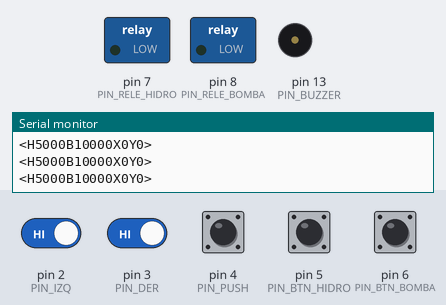
Simulated run of this sketch. Board: Arduino Nano, built with avr-gcc and run on an emulated ATmega328P. On the bench: switched loads named in the sketch (green lamp = pin HIGH), buzzer (waves = sounding), the last lines printed to the serial monitor. The test bench sets the inputs (shaded band); at power-on: pin 2 (PIN_IZQ), pin 3 (PIN_DER), pin 4 (PIN_PUSH), pin 5 (PIN_BTN_HIDRO), pin 6 (PIN_BTN_BOMBA) HIGH.

Above: at 1.3 s.
1.4 s: pin 5 (PIN_BTN_HIDRO) pulled LOW for 0.15 s
At 2.3 s:
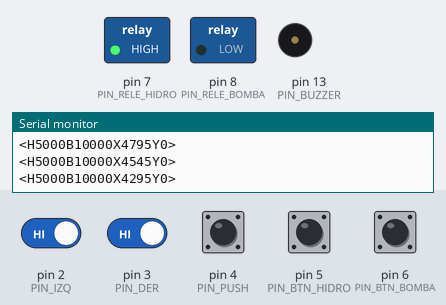
3.0 s: pin 6 (PIN_BTN_BOMBA) pulled LOW for 0.15 s
At 3.5 s:
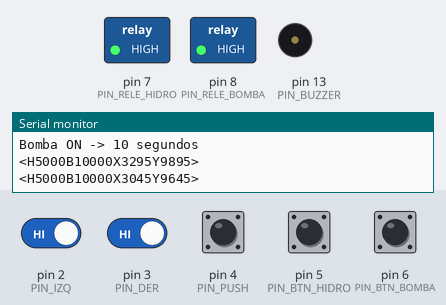
6.1 s: pin 2 (PIN_IZQ) driven LOW
At 7.2 s:
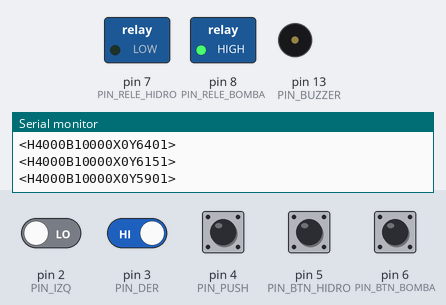
8.0 s: pin 3 (PIN_DER) driven LOW
At 8.9 s:
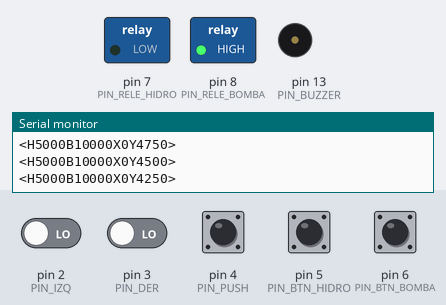
11.0 s: pin 4 (PIN_PUSH) pulled LOW for 0.15 s
At 11.08 s:
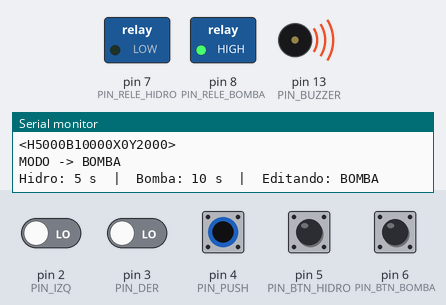
12.6 s: pin 4 (PIN_PUSH) pulled LOW for 1 s
Timing chart, 0 to 15.6 s (numbered marks = the images above; inputs shaded):
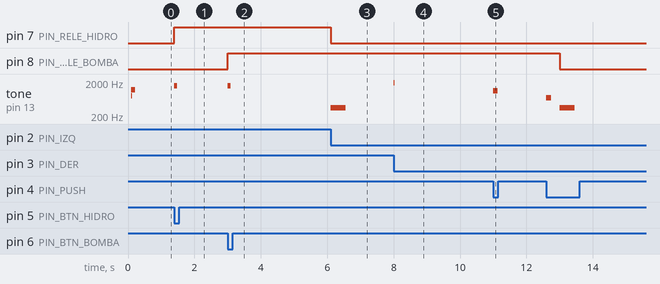

Measured:
- after the input at 1.4 s, pin 7 (PIN_RELE_HIDRO): LOW → HIGH at once; tone on pin 13 (PIN_BUZZER): silent → 1550 Hz at once, → silent 0.09 s later
- after the input at 3.0 s, pin 8 (PIN_RELE_BOMBA): LOW → HIGH at once; tone on pin 13 (PIN_BUZZER): silent → 1550 Hz at once, → silent 0.09 s later
- after the input at 6.1 s, pin 7 (PIN_RELE_HIDRO): HIGH → LOW after 0.00 s instead of 0.30 s
- after the input at 8.0 s, tone on pin 13 (PIN_BUZZER): silent → 1900 Hz at once, → silent 0.04 s later
- after the input at 11.0 s, tone on pin 13 (PIN_BUZZER): silent → 1100 Hz at once, → silent 0.14 s later

The sketch:

nano.ino
```cpp
#include <EEPROM.h>

// =====================================================
// PINES
// =====================================================

// --- NUEVOS PULSADORES DE CONFIGURACION ---
const int PIN_IZQ  = 2;     // Disminuir tiempo
const int PIN_DER  = 3;     // Aumentar tiempo
const int PIN_PUSH = 4;     // Cambiar HIDRO / BOMBA

// --- BOTONES DE ARRANQUE ---
const int PIN_BTN_HIDRO = 5;
const int PIN_BTN_BOMBA = 6;

// --- RELES ---
const int PIN_RELE_HIDRO = 7;
const int PIN_RELE_BOMBA = 8;

// --- BUZZER ---
const int PIN_BUZZER = 13;


// =====================================================
// EEPROM
// =====================================================

const int ADDR_HIDRO = 0;
const int ADDR_BOMBA = 4;


// =====================================================
// TIEMPOS
// =====================================================

unsigned long tiempoHidro = 5000UL;    // 5 segundos
unsigned long tiempoBomba = 10000UL;   // 10 segundos


// =====================================================
// MODO DE EDICION
// =====================================================

// 0 = HIDRO
// 1 = BOMBA

int modoEdicion = 0;


// =====================================================
// CONTROL DE CAMBIOS
// =====================================================

bool huboCambio = false;

unsigned long ultimoHidroGuardado = 0;
unsigned long ultimoBombaGuardado = 0;


// =====================================================
// ESTADO DE BOTONES
// =====================================================

bool lastIzq = HIGH;
bool lastDer = HIGH;
bool lastPush = HIGH;

bool lastBtnHidro = HIGH;
bool lastBtnBomba = HIGH;


// =====================================================
// DEBOUNCE
// =====================================================

unsigned long debounceIzq = 0;
unsigned long debounceDer = 0;
unsigned long debouncePush = 0;

unsigned long debounceHidro = 0;
unsigned long debounceBomba = 0;

const unsigned long DEBOUNCE_MS = 45;


// =====================================================
// ESTADO DE RELES
// =====================================================

bool releHidroActivo = false;
bool releBombaActivo = false;

unsigned long inicioHidro = 0;
unsigned long inicioBomba = 0;


// =====================================================
// ENVIO A TFT
// =====================================================

unsigned long ultimoEnvio = 0;
unsigned long ultimoHidroEnviado = 0;
unsigned long ultimoBombaEnviado = 0;

// ACELERADO A 250ms PARA UNA CUENTA REGRESIVA FLUIDA
const unsigned long INTERVALO_ENVIO = 250;


// =====================================================
// SETUP
// =====================================================

void setup() {

  Serial.begin(9600);


  // ---------------------------------------------------
  // PULSADORES
  // ---------------------------------------------------

  pinMode(PIN_IZQ, INPUT);
  pinMode(PIN_DER, INPUT);
  pinMode(PIN_PUSH, INPUT);

  pinMode(PIN_BTN_HIDRO, INPUT_PULLUP);
  pinMode(PIN_BTN_BOMBA, INPUT_PULLUP);


  // ---------------------------------------------------
  // RELES
  // ---------------------------------------------------

  pinMode(PIN_RELE_HIDRO, OUTPUT);
  pinMode(PIN_RELE_BOMBA, OUTPUT);

  digitalWrite(PIN_RELE_HIDRO, LOW);
  digitalWrite(PIN_RELE_BOMBA, LOW);


  // ---------------------------------------------------
  // BUZZER
  // ---------------------------------------------------

  pinMode(PIN_BUZZER, OUTPUT);


  // ---------------------------------------------------
  // ESTADOS INICIALES
  // ---------------------------------------------------

  lastIzq = digitalRead(PIN_IZQ);
  lastDer = digitalRead(PIN_DER);
  lastPush = digitalRead(PIN_PUSH);

  lastBtnHidro = digitalRead(PIN_BTN_HIDRO);
  lastBtnBomba = digitalRead(PIN_BTN_BOMBA);


  // ---------------------------------------------------
  // EEPROM
  // ---------------------------------------------------

  unsigned long tempH;
  unsigned long tempB;

  EEPROM.get(ADDR_HIDRO, tempH);
  EEPROM.get(ADDR_BOMBA, tempB);

  if (tempH >= 1000 && tempH <= 60000)
    tiempoHidro = tempH;

  if (tempB >= 1000 && tempB <= 60000)
    tiempoBomba = tempB;


  ultimoHidroGuardado = tiempoHidro;
  ultimoBombaGuardado = tiempoBomba;


  // ---------------------------------------------------
  // MENSAJE INICIAL
  // ---------------------------------------------------

  Serial.println();
  Serial.println(F("================================"));
  Serial.println(F(" SISTEMA INICIADO"));
  Serial.println(F("================================"));

  imprimirTiempos();

  enviarTiempos();


  // ---------------------------------------------------
  // BEEP DE BIENVENIDA
  // ---------------------------------------------------

  beep(800, 120);
  delay(10);
  beep(1200, 120);
}


// =====================================================
// LOOP
// =====================================================

void loop() {

  unsigned long ahora = millis();


  // ===================================================
  // BOTON IZQUIERDA
  // DISMINUIR TIEMPO
  // ===================================================

  bool izq = digitalRead(PIN_IZQ);

  if (izq == LOW &&
      lastIzq == HIGH &&
      ahora - debounceIzq > DEBOUNCE_MS) {

    debounceIzq = ahora;

    if (modoEdicion == 0) {

      // HIDRO
      if (tiempoHidro >= 2000)
        tiempoHidro -= 1000;

    } else {

      // BOMBA
      if (tiempoBomba >= 2000)
        tiempoBomba -= 1000;
    }

    huboCambio = true;

    beep(1400, 35);

    Serial.println(F("IZQ -> disminuir"));

    imprimirTiempos();
  }

  lastIzq = izq;


  // ===================================================
  // BOTON DERECHA
  // AUMENTAR TIEMPO
  // ===================================================

  bool der = digitalRead(PIN_DER);

  if (der == LOW &&
      lastDer == HIGH &&
      ahora - debounceDer > DEBOUNCE_MS) {

    debounceDer = ahora;

    if (modoEdicion == 0) {

      // HIDRO
      if (tiempoHidro <= 59000)
        tiempoHidro += 1000;

    } else {

      // BOMBA
      if (tiempoBomba <= 59000)
        tiempoBomba += 1000;
    }

    huboCambio = true;

    beep(1900, 35);

    Serial.println(F("DER -> aumentar"));

    imprimirTiempos();
  }

  lastDer = der;


  // ===================================================
  // PUSH
  // CAMBIAR HIDRO / BOMBA
  // ===================================================

  bool push = digitalRead(PIN_PUSH);

  if (push == LOW &&
      lastPush == HIGH &&
      ahora - debouncePush > DEBOUNCE_MS) {

    debouncePush = ahora;

    // Guardar el valor antes de cambiar de modo
    guardarSiCambio();


    // Cambiar modo
    modoEdicion = !modoEdicion;


    if (modoEdicion == 0) {

      beep(700, 140);

      Serial.println();
      Serial.println(F("MODO -> HIDRO"));

    } else {

      beep(1100, 140);

      Serial.println();
      Serial.println(F("MODO -> BOMBA"));
    }

    imprimirTiempos();
  }

  lastPush = push;


  // ===================================================
  // BOTON HIDROLAVADORA
  // ===================================================

  bool bh = digitalRead(PIN_BTN_HIDRO);

  if (bh == LOW &&
      lastBtnHidro == HIGH &&
      ahora - debounceHidro > DEBOUNCE_MS) {

    debounceHidro = ahora;

    activarHidro();
  }

  lastBtnHidro = bh;


  // ===================================================
  // BOTON BOMBA
  // ===================================================

  bool bb = digitalRead(PIN_BTN_BOMBA);

  if (bb == LOW &&
      lastBtnBomba == HIGH &&
      ahora - debounceBomba > DEBOUNCE_MS) {

    debounceBomba = ahora;

    activarBomba();
  }

  lastBtnBomba = bb;


  // ===================================================
  // TEMPORIZADOR HIDRO
  // ===================================================

  if (releHidroActivo &&
      (ahora - inicioHidro >= tiempoHidro)) {

    digitalWrite(PIN_RELE_HIDRO, LOW);

    releHidroActivo = false;

    beep(350, 450);

    Serial.println(F("Hidro -> OFF"));
  }


  // ===================================================
  // TEMPORIZADOR BOMBA
  // ===================================================

  if (releBombaActivo &&
      (ahora - inicioBomba >= tiempoBomba)) {

    digitalWrite(PIN_RELE_BOMBA, LOW);

    releBombaActivo = false;

    beep(350, 450);

    Serial.println(F("Bomba -> OFF"));
  }


  // ===================================================
  // ENVIO A TFT
  // ===================================================

  if ((ahora - ultimoEnvio >= INTERVALO_ENVIO) ||
      tiempoHidro != ultimoHidroEnviado ||
      tiempoBomba != ultimoBombaEnviado) {

    enviarTiempos();

    ultimoEnvio = ahora;

    ultimoHidroEnviado = tiempoHidro;
    ultimoBombaEnviado = tiempoBomba;
  }
}


// =====================================================
// ACTIVAR HIDROLAVADORA
// =====================================================

void activarHidro() {

  if (releHidroActivo)
    return;

  digitalWrite(PIN_RELE_HIDRO, HIGH);

  inicioHidro = millis();

  releHidroActivo = true;

  beep(1550, 90);

  Serial.print(F("Hidro ON -> "));
  Serial.print(tiempoHidro / 1000);
  Serial.println(F(" segundos"));
}


// =====================================================
// ACTIVAR BOMBA
// =====================================================

void activarBomba() {

  if (releBombaActivo)
    return;

  digitalWrite(PIN_RELE_BOMBA, HIGH);

  inicioBomba = millis();

  releBombaActivo = true;

  beep(1550, 90);

  Serial.print(F("Bomba ON -> "));
  Serial.print(tiempoBomba / 1000);
  Serial.println(F(" segundos"));
}


// =====================================================
// MOSTRAR TIEMPOS
// =====================================================

void imprimirTiempos() {

  Serial.print(F("Hidro: "));
  Serial.print(tiempoHidro / 1000);

  Serial.print(F(" s  |  Bomba: "));
  Serial.print(tiempoBomba / 1000);

  Serial.print(F(" s  |  Editando: "));

  if (modoEdicion == 0)
    Serial.println(F("HIDRO"));
  else
    Serial.println(F("BOMBA"));
}


// =====================================================
// GUARDAR EEPROM
// =====================================================

void guardarSiCambio() {

  if (!huboCambio)
    return;


  if (modoEdicion == 0 &&
      tiempoHidro != ultimoHidroGuardado) {

    EEPROM.put(ADDR_HIDRO, tiempoHidro);

    ultimoHidroGuardado = tiempoHidro;

    Serial.println(F("EEPROM -> Hidro guardado"));

    beep(2600, 70);
  }


  else if (modoEdicion == 1 &&
           tiempoBomba != ultimoBombaGuardado) {

    EEPROM.put(ADDR_BOMBA, tiempoBomba);

    ultimoBombaGuardado = tiempoBomba;

    Serial.println(F("EEPROM -> Bomba guardado"));

    beep(2600, 70);
  }


  huboCambio = false;
}


// =====================================================
// ENVIAR TIEMPOS (ACTUALIZADO CON RECUENTO RESTANTE)
// =====================================================

void enviarTiempos() {
  unsigned long ahora = millis();

  long restH = 0;
  if (releHidroActivo) {
    restH = tiempoHidro - (ahora - inicioHidro);
    if (restH < 0) restH = 0;
  }

  long restB = 0;
  if (releBombaActivo) {
    restB = tiempoBomba - (ahora - inicioBomba);
    if (restB < 0) restB = 0;
  }

  // Formato: <H(configurado)B(configurado)X(restanteHidro)Y(restanteBomba)>
  Serial.print(F("<H"));
  Serial.print(tiempoHidro);
  Serial.print(F("B"));
  Serial.print(tiempoBomba);
  Serial.print(F("X"));
  Serial.print(restH);
  Serial.print(F("Y"));
  Serial.print(restB);
  Serial.println(F(">"));
}


// =====================================================
// BUZZER
// =====================================================

void beep(int freq, int duracion) {

  tone(PIN_BUZZER, freq, duracion);
}
```
